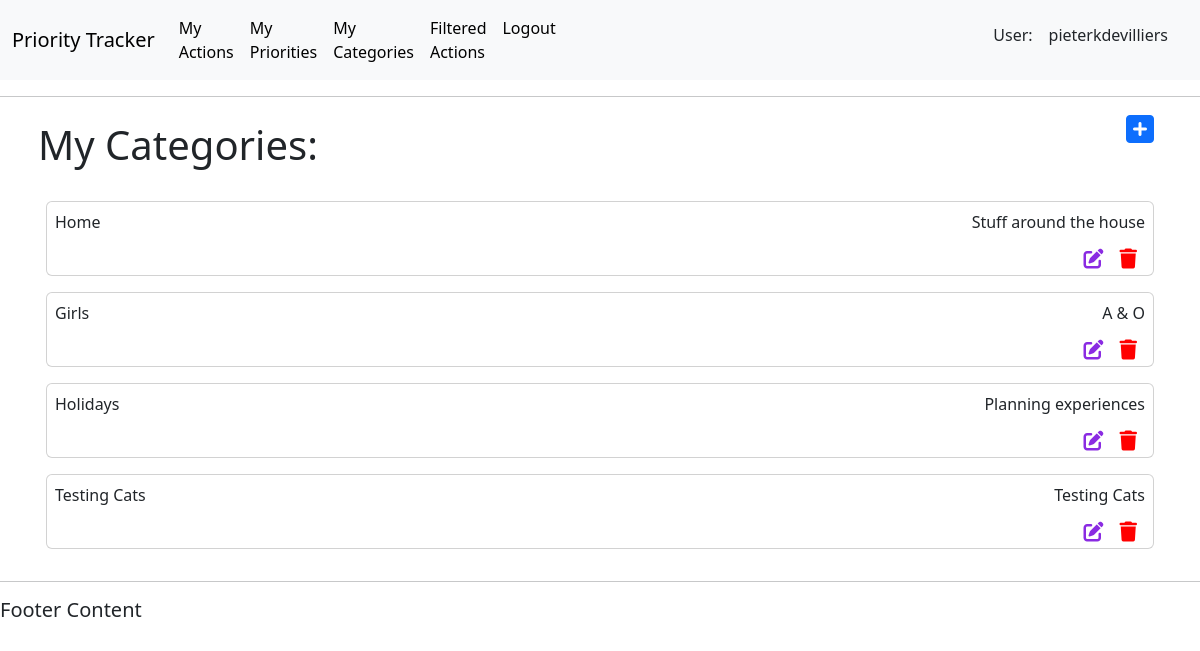
Page /categories/ (signed in) on the committed database.
### actions/models.py (models this page shows, shortened)
class User(AbstractUser):
    email = models.EmailField(unique=True)

class Category(models.Model):
    title = models.CharField(max_length=50, null=False, blank=False)
    description = models.CharField(max_length=150)
    user = models.ForeignKey(
        settings.AUTH_USER_MODEL, on_delete=models.CASCADE, related_name="categories", null=True)

### actions/views.py (the view)
# urls.py: path('categories/', views.get_categories_list, name='get_categories_list'),
@login_required(login_url='login')
def get_categories_list(request):
    current_user = request.user
    user_id = current_user.id
    username = current_user.username
    categories = Category.objects.filter(user=current_user)
    context = {
        "username": username,
        "user_id": user_id,
        "categories": categories
    }
    return render(request, 'actions/categories_list.html', context)

### actions/templates/actions/categories_list.html (shortened to what this page needs)
{% extends 'actions/main.html' %}
{% block content %}
<body>
    <div class="container d-flex p-2 justify-content-between flex-row bd-highlight">
        <h1>My Categories:</h1>
        <a class="fa-solid fa-2xl p-2 fa-square-plus" role="button" href="/add-category/"></a>
    </div>
    <div class="container d-flex p-2 flex-column bd-highlight">
    {% for category in user.categories.all %}
    <div class="d-flex p-2 flex-column bd-highlight">
        <div class="p-2 card bd-highlight">
            <div class="d-flex justify-content-between flex-row bd-highlight">
                <p class="bd-highlight">{{ category.title }}</p>
                <p class="bd-highlight">{{ category.description }}</p>
            </div>
            <div class="icon-outer-container">
                <div class="icon-container d-flex justify-content-end">
                    <div class="d-flex justify-content-end col-12">
                        <a class="fa-solid fa-lg p-2 fa-pen-to-square" role="button" href="{% url 'update_category' category.id %}"></a>
                        <a class="fa-solid fa-lg p-2 fa-trash" role="button" href="{% url 'delete_category' category.id %}"></a>
                    </div>
                </div>
            </div>
        </div>
    </div>
        {% endfor %}
    </div>
</body>
{% endblock %}

### actions/templates/actions/main.html (shortened to what this page needs)
<!DOCTYPE html>
<html lang="en">
<head>
    {% load static %}
    <link href="https://cdn.jsdelivr.net/npm/bootstrap@5.3.0-alpha1/dist/css/bootstrap.min.css" rel="stylesheet">
    <link href="https://cdnjs.cloudflare.com/ajax/libs/font-awesome/6.2.1/css/all.min.css" rel="stylesheet" type="text/css">
    <link href="{% static 'css/style.css' %}" rel="stylesheet" type="text/css">
</head>
<body>
    <nav class="navbar navbar-expand-lg bg-body-tertiary">
        <div class="container-fluid">
          <a class="navbar-brand" href="#">Priority Tracker</a>
          <div class="collapse navbar-collapse" id="navbarSupportedContent">
            <ul class="navbar-nav me-auto mb-2 mb-lg-0">
              <li class="nav-item">
                <a class="nav-link active" aria-current="page" href="{% url 'get_action_list' %}">My Actions</a>
              </li>
              <li class="nav-item">
                <a class="nav-link active" aria-current="page" href="{% url 'get_priorities_list' %}">My Priorities</a>
              </li>
              <li class="nav-item">
                <a class="nav-link active" aria-current="page" href="{% url 'get_categories_list' %}">My Categories</a>
              </li>
              <li class="nav-item">
                <a id="get-filtered-actions" class="nav-link active" aria-current="page" href="{% url 'get_filtered_action_list' %}">Filtered Actions</a>
              </li>
              <li class="nav-item">
                <a class="nav-link active" aria-current="page" href="{% url 'logout' %}">Logout</a>
              </li>
            </ul>
          </div>
          <div class="container d-flex justify-content-end">
            <h6 class="p-2">User: </h6>
            <h6 class="p-2">{{ username }}</h6>
          </div>
        </div>
      </nav>
    <hr>
    {% block content %}
    {% endblock %}
    <hr>
    <h5>Footer Content</h5>
</body>
</html>

### static/css/style.css (style rules this page uses)
.fa-pen-to-square { color: blueviolet; }
.fa-trash { color: red; }
a { text-decoration: none; }

### rows in the picture
User: username "pieterkdevilliers"
Category: title "Home", description "Stuff around the house"
Category: title "Girls", description "A & O"
Category: title "Holidays", description "Planning experiences"
Category: title "Testing Cats", description "Testing Cats"
